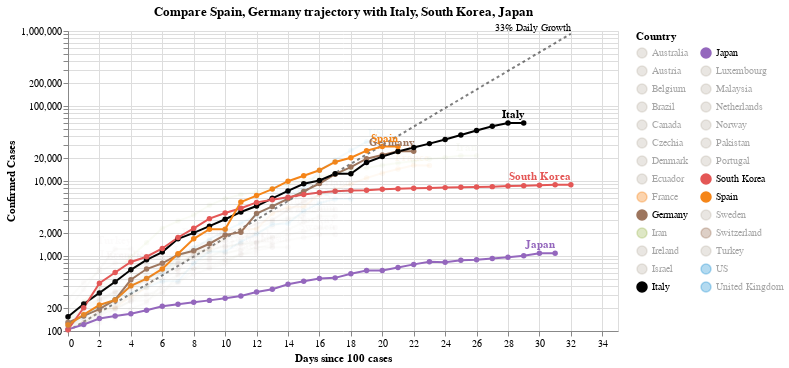

Notebook source saved alongside this figure:
### Code cell
#hide_input
chart2 = make_since_chart(['Spain', 'Germany'])
chart2

### Figure 1 — Vega-Lite specification as saved in the notebook (floating-point values rounded to 4 significant figures; data arrays with more than 128 entries replaced by an {"elided": "..."} marker saying what was removed)
{"config": {"view": {"continuousWidth": 400, "continuousHeight": 300}}, "layer": [{"mark": {"type": "line", "color": "black", "opacity": 0.5, "strokeDash": [3, 3]}, "encoding": {"x": {"type": "quantitative", "field": "Days since 100 cases"}, "y": {"type": "quantitative", "field": "Confirmed Cases"}}}, {"mark": {"type": "text", "align": "right", "dy": -6, "fontSize": 10, "text": "33% Daily Growth"}, "encoding": {"x": {"type": "quantitative", "field": "Days since 100 cases"}, "y": {"type": "quantitative", "field": "Confirmed Cases"}}, "transform": [{"filter": "(datum['Days since 100 cases'] >= 32)"}]}, {"data": {"name": "data-47cc14455777ccdd1238d240453605d3"}, "mark": {"type": "line", "point": true}, "encoding": {"color": {"type": "nominal", "field": "Country", "legend": {"columns": 2}, "scale": {"domain": ["Australia", "Austria", "Belgium", "Brazil", "Canada", "Czechia", "Denmark", "Ecuador", "France", "Germany", "Iran", "Ireland", "Israel", "Italy", "Japan", "Luxembourg", "Malaysia", "Netherlands", "Norway", "Pakistan", "Portugal", "South Korea", "Spain", "Sweden", "Switzerland", "Turkey", "US", "United Kingdom"], "range": ["#C1B7AD", "#C1B7AD", "#C1B7AD", "#C1B7AD", "#C1B7AD", "#C1B7AD", "#C1B7AD", "#C1B7AD", "#F58518", "#9D755D", "#A1BA59", "#C1B7AD", "#C1B7AD", "black", "#9467bd", "#C1B7AD", "#C1B7AD", "#C1B7AD", "#C1B7AD", "#C1B7AD", "#C1B7AD", "#E45756", "#F58518", "#C1B7AD", "#9D755D", "#C1B7AD", "#2495D3", "#2495D3"]}}, "opacity": {"condition": {"value": 1, "selection": "selector002"}, "value": 0.05}, "tooltip": [{"type": "nominal", "field": "Country"}, {"type": "temporal", "field": "Date"}, {"type": "quantitative", "field": "Confirmed Cases"}, {"type": "quantitative", "field": "Days since 100 cases"}], "x": {"type": "quantitative", "field": "Days since 100 cases"}, "y": {"type": "quantitative", "field": "Confirmed Cases", "scale": {"type": "log"}}}, "selection": {"selector002": {"type": "multi", "fields": ["Country"], "bind": "legend", "init": [{"Country": "Spain"}, {"Country": "Germany"}, {"Country": "Italy"}, {"Country": "South Korea"}, {"Country": "Japan"}]}}, "width": 550}, {"data": {"name": "data-47cc14455777ccdd1238d240453605d3"}, "mark": {"type": "text", "align": "right", "dy": -8, "fontWeight": "bold"}, "encoding": {"color": {"type": "nominal", "field": "Country", "legend": {"columns": 2}, "scale": {"domain": ["Australia", "Austria", "Belgium", "Brazil", "Canada", "Czechia", "Denmark", "Ecuador", "France", "Germany", "Iran", "Ireland", "Israel", "Italy", "Japan", "Luxembourg", "Malaysia", "Netherlands", "Norway", "Pakistan", "Portugal", "South Korea", "Spain", "Sweden", "Switzerland", "Turkey", "US", "United Kingdom"], "range": ["#C1B7AD", "#C1B7AD", "#C1B7AD", "#C1B7AD", "#C1B7AD", "#C1B7AD", "#C1B7AD", "#C1B7AD", "#F58518", "#9D755D", "#A1BA59", "#C1B7AD", "#C1B7AD", "black", "#9467bd", "#C1B7AD", "#C1B7AD", "#C1B7AD", "#C1B7AD", "#C1B7AD", "#C1B7AD", "#E45756", "#F58518", "#C1B7AD", "#9D755D", "#C1B7AD", "#2495D3", "#2495D3"]}}, "opacity": {"condition": {"value": 1, "selection": "selector002"}, "value": 0.05}, "text": {"type": "nominal", "field": "Country"}, "tooltip": [{"type": "nominal", "field": "Country"}, {"type": "temporal", "field": "Date"}, {"type": "quantitative", "field": "Confirmed Cases"}, {"type": "quantitative", "field": "Days since 100 cases"}], "x": {"type": "quantitative", "field": "Days since 100 cases"}, "y": {"type": "quantitative", "field": "Confirmed Cases", "scale": {"type": "log"}}}, "transform": [{"filter": "(datum['Date'] >= 1584921600000)"}], "width": 550}], "data": {"name": "data-63b6235af8d9f3b4310b3dfc5ee2914a"}, "title": "Compare Spain, Germany trajectory with Italy, South Korea, Japan", "$schema": "https://vega.github.io/schema/vega-lite/v4.0.2.json", "datasets": {"data-63b6235af8d9f3b4310b3dfc5ee2914a": [{"Days since 100 cases": 0, "Confirmed Cases": 100.0}, {"Days since 100 cases": 1, "Confirmed Cases": 133.0}, {"Days since 100 cases": 2, "Confirmed Cases": 176.9}, {"Days since 100 cases": 3, "Confirmed Cases": 235.3}, {"Days since 100 cases": 4, "Confirmed Cases": 312.9}, {"Days since 100 cases": 5, "Confirmed Cases": 416.2}, {"Days since 100 cases": 6, "Confirmed Cases": 553.5}, {"Days since 100 cases": 7, "Confirmed Cases": 736.1}, {"Days since 100 cases": 8, "Confirmed Cases": 979.1}, {"Days since 100 cases": 9, "Confirmed Cases": 1302.0}, {"Days since 100 cases": 10, "Confirmed Cases": 1732.0}, {"Days since 100 cases": 11, "Confirmed Cases": 2303.0}, {"Days since 100 cases": 12, "Confirmed Cases": 3064.0}, {"Days since 100 cases": 13, "Confirmed Cases": 4074.0}, {"Days since 100 cases": 14, "Confirmed Cases": 5419.0}, {"Days since 100 cases": 15, "Confirmed Cases": 7207.0}, {"Days since 100 cases": 16, "Confirmed Cases": 9586.0}, {"Days since 100 cases": 17, "Confirmed Cases": 12750.0}, {"Days since 100 cases": 18, "Confirmed Cases": 16960.0}, {"Days since 100 cases": 19, "Confirmed Cases": 22550.0}, {"Days since 100 cases": 20, "Confirmed Cases": 29990.0}, {"Days since 100 cases": 21, "Confirmed Cases": 39890.0}, {"Days since 100 cases": 22, "Confirmed Cases": 53060.0}, {"Days since 100 cases": 23, "Confirmed Cases": 70560.0}, {"Days since 100 cases": 24, "Confirmed Cases": 93850.0}, {"Days since 100 cases": 25, "Confirmed Cases": 124800.0}, {"Days since 100 cases": 26, "Confirmed Cases": 166000.0}, {"Days since 100 cases": 27, "Confirmed Cases": 220800.0}, {"Days since 100 cases": 28, "Confirmed Cases": 293700.0}, {"Days since 100 cases": 29, "Confirmed Cases": 390600.0}, {"Days since 100 cases": 30, "Confirmed Cases": 519500.0}, {"Days since 100 cases": 31, "Confirmed Cases": 690900.0}, {"Days since 100 cases": 32, "Confirmed Cases": 918900.0}], "data-47cc14455777ccdd1238d240453605d3": {"elided": "476 records"}}}
